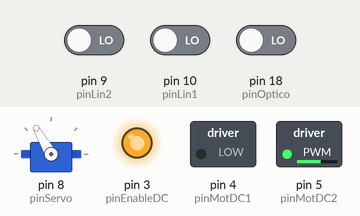
Bench run of a sketch on a simulated Arduino Mega 2560, built with avr-gcc and run on an emulated ATmega2560. Shown: servo, switched loads named in the sketch (green lamp = pin HIGH), output pins drawn as LEDs (lit = HIGH). Inputs (shaded band) come from the test bench; at power-on: pin 9 (pinLin2) LOW, pin 10 (pinLin1) LOW, pin 18 (pinOptico) LOW. The ROS host is connected and sends only what is stated.

Above: at 1.2 s.
1.3 s: pin 9 (pinLin2) driven HIGH
At 2.1 s:
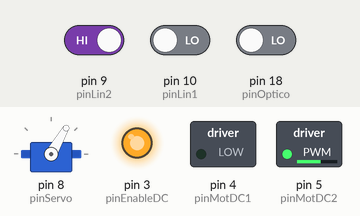
2.8 s: pin 9 (pinLin2) driven LOW
At 3.3 s:
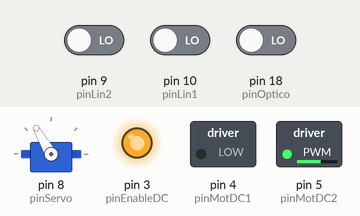
Timing chart, 0 to 5.8 s (numbered marks = the images above; inputs shaded):
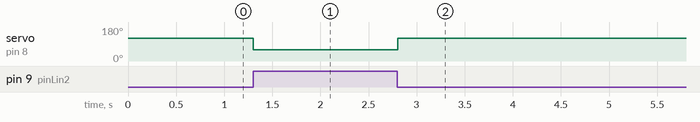

Measured:
- after the input at 1.3 s, servo on pin 8 (pinServo): 120° → 60° at once
- after the input at 2.8 s, servo on pin 8 (pinServo): 60° → 120° at once

The sketch:

proyecto_fin.ino
```cpp
int pinOptico = 18;
int pinLin1 = 10;
int pinLin2 = 9;
int pinEnableDC= 3;
int pinMotDC1=4;
int pinMotDC2 =5;
int pinServo= 8;
int cuenta1para1Hoyo = 0;
bool inicio = true;
unsigned long t0;
unsigned long tact=0;
bool p = true;
double distancia = 22.5;
double v =0;
unsigned long numH = 0;
unsigned long valTimer =0;
#include <math.h>
//double numH = 0;

//=====================
//SERVO
//=====================
#include <Servo.h>
Servo myservo;

///======================
//ROSS
//======================
#include <ros.h>
#include <std_msgs/String.h>
#include <std_msgs/Float32.h>
ros::NodeHandle nh;
std_msgs::String str_msg;
std_msgs::Float32 float_msg;
//std_msgs::String rec;
ros::Publisher chatter("/plot_y160502", &float_msg);
void message_ros( const std_msgs::String& ros_msg );
ros::Subscriber <std_msgs::String> sub("msg_ejemplo", &message_ros);


void setup() {
  //PINES
  //pinMode(A0, INPUT);
  pinMode(3,OUTPUT);
  pinMode(4,OUTPUT);
  pinMode(5,OUTPUT);
  pinMode(pinOptico, INPUT);
  pinMode(pinLin1, INPUT);
  pinMode(pinLin2, INPUT);
  Serial.begin(9600);
  attachInterrupt(digitalPinToInterrupt(pinOptico), lectura, RISING);
  //forw();

//ROSS
  nh.initNode();
  nh.advertise( chatter );
  nh.subscribe(sub);

  ///TIMER
  noInterrupts();
//  TCCR1B = 0;
//  TCCR1A = 0;
//  TCNT1 = 3036;//655536 -X = 3036
//  //X = 62500/Fdeseada
//  TCCR1B |= (1<<CS12);
//  TIMSK1 |= (1 << TOIE1);
//set timer1 interrupt at 1Hz
  TCCR5A = 0;// set entire TCCR1A register to 0
  TCCR5B = 0;// same for TCCR1B
  TCNT5  = 0;//initialize counter value to 0
  // set compare match register for 1hz increments
  //OCR2A = 15624;// = (16*10^6) / (1*1024) - 1 (must be <65536)
  //para decimas de segundo OCR1A = 1561
  //para centesimas de segundo OCR1A = 156;
  OCR5A = 1561;
  // turn on CTC mode
  TCCR5B |= (1 << WGM12);
  // Set CS10 and CS12 bits for 1024 prescaler
  TCCR5B |= (1 << CS12) | (1 << CS10);
  // enable timer compare interrupt
  TIMSK5 |= (1 << OCIE1A);

 interrupts();

 //SERVO
 // max servo 175
 //min servo 0
 pinMode(pinServo,OUTPUT);
 myservo.attach(pinServo);
 myservo.write(90);

 forw(150);
 //back();
}

void message_ros( const std_msgs::String& ros_msg ){
    //String rec = ros_msg.data;
    digitalWrite(2, HIGH);
    delay(3000);
    digitalWrite(2, LOW);
    str_msg.data = "Recibido";
    chatter.publish( &str_msg );
    nh.spinOnce();
  }


///Interrupcion de optointerruptor motor
void lectura(){

  numH++;
}

///Interrupcion de timer 1 decima de segundo
ISR(TIMER5_COMPA_vect){
  //Serial.println(numH);
  v = (numH/16.0);
  //Serial.println(v);
//  valTimer++;
  numH = 0;
// if(valTimer == 100)
// valTimer = 0;
}


//================
//Control motor DC
//================
void back(){
  digitalWrite(3,HIGH);
  analogWrite(4,25);
  analogWrite(5,0);

}


void forw(int in){
  digitalWrite(3,HIGH);

  if(in >=0){
    analogWrite(5,in);
    analogWrite(4,0);
    }
    else{
      in =-in;
      analogWrite(5,0);
      analogWrite(4,in);

      }

}


void stop1(){
  digitalWrite(3,LOW);

}


//================
//Servo
//================
int angulo =0;
  int i = 1;
  int band = 1;
  double k;

  void muevet(double ang, double seg){
    i = ang / abs(ang);
//    Serial.println(k);
//    Serial.println(k*1000);
    for(int j = 0; j < ang; j++){
      angulo+=i;
      if(angulo>=0 && angulo<=60){
        myservo.write(angulo);
        //Serial.println(angulo);
        delay(k*1000);
      }
    }
    band = 0;
  }

 void rangoServo(int minAn, int maxAn){

      int pos = minAn;
//    Serial.println(k);
//    Serial.println(k*1000);
  myservo.write(180);
 while(pos >= minAn && pos<= maxAn){
  pos = pos+i;
  myservo.write(angulo);
  delay(1000);
  if(pos == minAn || pos == maxAn)
    i = -i;

  }

  }

//estados:
  // 0 -> inicial
  // 1 -> vuelta izquierda
  // 2 -> vuelta derecha
int sigEdo ( int edo, int izq, int der){
  int sigEdo = edo;
    if( izq == 0 || der ==0){
    switch(edo) //donde opción es la variable a comparar
        {
            case 0:
              if(izq ==0)
              sigEdo = 1;
              else
              sigEdo = 2;
            break;
            case 1:
              if(izq ==0)
                sigEdo = 1;
                else
                sigEdo = 0;//Bloque de instrucciones 2;
            break;
            case 2:
              if(izq ==0)
                sigEdo = 0;
                else
                sigEdo = 2;//Bloque de instrucciones 3;
            break;

//            default: //Bloque de instrucciones por defecto;
//            //default, es el bloque que se ejecuta en caso de que no se de ningún caso
        }
    }
    return sigEdo;
  }

void accion(int edo){
  int alpha = 0;

  switch(edo){

    case 0:
      alpha = 90;
      break;
    case 1:
      alpha = 120;
      break;
    case 2:
      alpha = 60;
      break;
    }
  myservo.write(alpha);
//  if(edo == 0)
//    delay(100);
  }

double velD = 14;

double errorAcum = 0;
double ka = 1;
double kb = 0.5;
double ang = 35;
  double sec = 15;
  int izqL = 0;
  int derL = 0;
  int estado = 0;
 int in;
void loop() {

//Escribe velocidad en ross
  float_msg.data =  v;
  chatter.publish( &float_msg );
  nh.spinOnce();

////  float_msg.data =  valTimer;
////  if(valTimer %10 ==0)
////  chatter.publish( &float_msg );
//  //float_msg.data =  numH;

  //pinLin1 = der
  //pinLin2 = izq

 //Algoritmo seguidor de linea
 derL = digitalRead(pinLin1);
 izqL = digitalRead(pinLin2);
 estado = sigEdo(estado, izqL, derL);
 accion(estado);
 //delay(500);

// in = (int)(ka*(velD-v)+kb*errorAcum);
// forw(in);
// errorAcum = velD-v+errorAcum;


}
```
